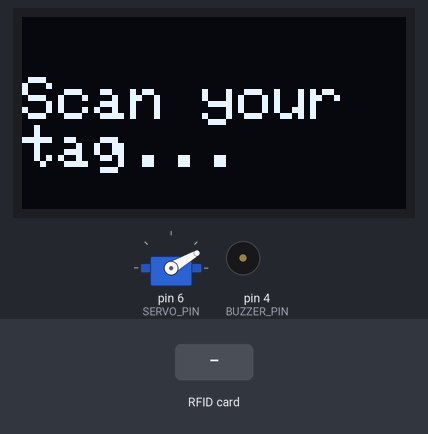
Bench run of a sketch on a simulated Arduino Uno, built with avr-gcc and run on an emulated ATmega328P. On the bench: servo, 128×64 one-colour display, buzzer (waves = sounding). The inputs (shaded band) are chosen by the test bench. What the sketch prints to the serial monitor is not drawn.

Above: at 1.3 s.
1.4 s: RFID card 73 1F AA 0D held to the reader
At 3.1 s:
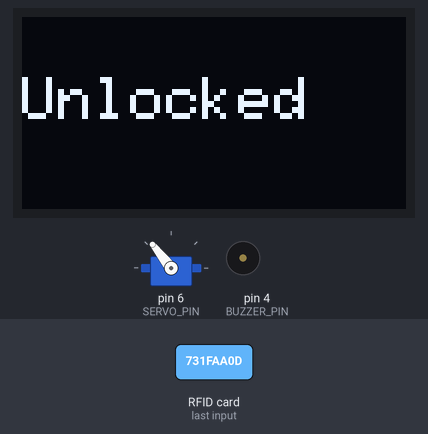
4.1 s: RFID card 5E 7A 19 C4 held to the reader
At 5.6 s:
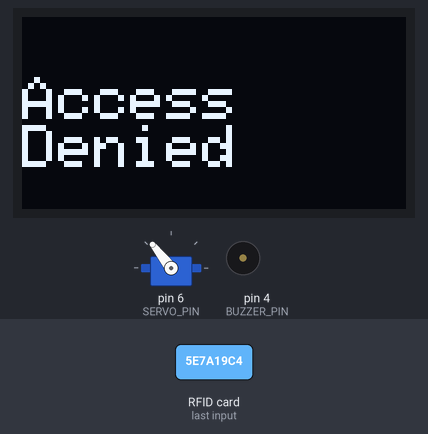
5.9 s: RFID card 73 1F AA 0D held to the reader
At 7.8 s:
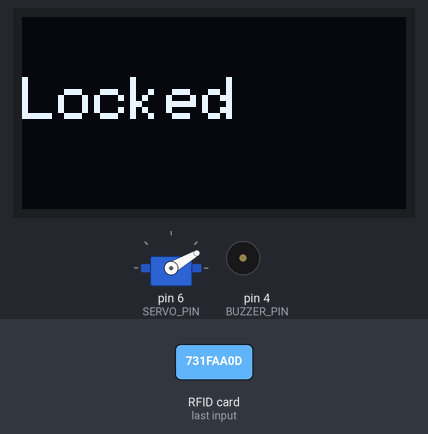
Timing chart, 0 to 9.3 s (numbered marks = the images above; inputs shaded):
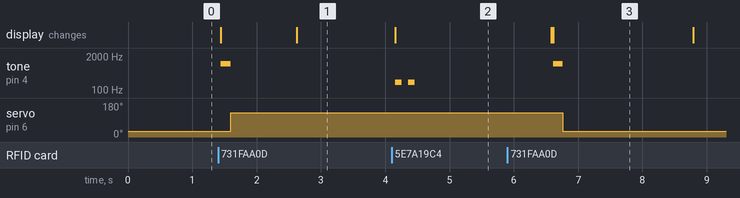

The sketch:

Single_Motor_Lock_Code.ino
```cpp
// Project Updated: 08.06.2025
// Updates: included OLED display, buzzer, and updated libraries
// Assistance: ChatGPT
#include <Wire.h>
#include <SPI.h>
#include <MFRC522.h> // needed for OLED display
#include <Servo.h>
#include <Adafruit_GFX.h> // needed for OLED display
#include <Adafruit_SSD1306.h> // needed for OLED display

// ===== OLED SETUP =====
#define SCREEN_WIDTH 128
#define SCREEN_HEIGHT 64
#define OLED_RESET -1  // reset pin not used
Adafruit_SSD1306 display(SCREEN_WIDTH, SCREEN_HEIGHT, &Wire, OLED_RESET);

// ===== RFID SETUP =====
#define SS_PIN 10 // D10
#define RST_PIN 9 // D9
MFRC522 rfid(SS_PIN, RST_PIN);

// ===== SERVO SETUP =====
#define SERVO_PIN 6 // D6
Servo myServo;
bool locked = true;  // servo starts in locked position (servo arm along +x-axis)

// ==== BUZZER SETUP ====
#define BUZZER_PIN 4 // D4

// ===== AUTHORIZED UID =====
byte authorizedUID[] = { 0x73, 0x1F, 0xAA, 0xD }; // tag UID will work
                                                  // card UID: {0XD3, 0XC, 0X66, 0X11} will not work - testing purposes

void setup()
{
  Serial.begin(9600); // baud rate
  Wire.begin();
  SPI.begin();
  rfid.PCD_Init();
  pinMode(BUZZER_PIN, OUTPUT);

  myServo.attach(SERVO_PIN);
  myServo.write(30);  // locked position (servo arm along +x-axis)

  // ==== Initialize OLED ====
  if (!display.begin(SSD1306_SWITCHCAPVCC, 0x3C))
  {
    Serial.println(F("OLED init failed"));
    while (1);
  }
  displayMessage("Scan your tag..."); // displayed on OLED
}

 // ==== Buzzer Conditions ====
 void beepSuccess() // when access is granted and when servo motor arm enters locked position
 {
  tone(BUZZER_PIN, 1000); // high pitch (1000 Hz)
  delay(150);
  noTone(BUZZER_PIN);
}

void beepFailure() // when access is denied
{
  for (int i = 0; i < 2; i++)
  {
    tone(BUZZER_PIN, 200); // low pitch (200 Hz)
    delay(100);
    noTone(BUZZER_PIN);
    delay(100);  // pause between beeps
  }
}

void loop()
{
  // ==== Wait for a New Card ====
  if (!rfid.PICC_IsNewCardPresent() || !rfid.PICC_ReadCardSerial())
  {
    return;
  }
  // ==== Serial Monitor Display ====
  Serial.print("UID: ");
  for (byte i = 0; i < rfid.uid.size; i++)
  {
    Serial.print(rfid.uid.uidByte[i], HEX);
    Serial.print(" ");
  }
  Serial.println();

  if (isAuthorized(rfid.uid.uidByte))
  {
    if (locked)
    {
        Serial.println("Access Granted! Safe Vault Unlocked"); // displayed on serial monitor
        displayMessage("Access    Granted"); // displayed on OLED
        beepSuccess();
        myServo.write(128); // unlocked position (servo arm along +y-axis)
        delay(1000);
        displayMessage("Unlocked");
        locked = false;
    }
    else
    {
        Serial.println("Safe Vault Locked!"); // displayed on serial monitor
        displayMessage("Locked"); // displayed on OLED
        beepSuccess();
        myServo.write(30); // locked position (servo arm along +x-axis)
        locked = true;
        delay(2000); // displays "Locked" for 2 seconds
        displayMessage("Scan your tag..."); // displayed message gets updated
    }

  }
  else
  {
    Serial.println("Access Denied! Scan Valid Tag"); // displayed on serial monitor
    displayMessage("Access    Denied"); // displayed on OLED
    beepFailure();
    delay(2000); // displays "Access Denied" for 2 seconds
    displayMessage("Scan your tag...");
  }

  // ==== Halt and Stop Encryption ====
  rfid.PICC_HaltA();
  rfid.PCD_StopCrypto1();
}

bool isAuthorized(byte *uid)
{
  for (byte i = 0; i < 4; i++)
  {
    if (uid[i] != authorizedUID[i]) return false;
  }
  return true;
}

void displayMessage(const char *msg)
{
  display.clearDisplay();
  display.setTextSize(2); // large text for OLED display
  display.setTextColor(SSD1306_WHITE);
  display.setCursor(0, 20);
  display.println(msg);
  display.display();
}
```

Measured:
- after the input at 1.4 s, tone on pin 4 (BUZZER_PIN): silent → 1000 Hz at once, → silent 0.15 s later; servo on pin 6 (SERVO_PIN): 30° → 128° after 0.19 s; the display: first changes at once (image 1 shows a later state)
- after the input at 4.1 s, tone on pin 4 (BUZZER_PIN): alternates 200 Hz for 0.10 s and silent for 0.10 s, 4 changes in all, then stays silent, starting after 0.06 s; the display: changes after 0.06 s (image 2)
- after the input at 5.9 s, tone on pin 4 (BUZZER_PIN): silent → 1000 Hz after 0.71 s, → silent 0.15 s later; servo on pin 6 (SERVO_PIN): 128° → 30° after 0.86 s; the display: first differs from a run without the input after 0.71 s (image 3)
